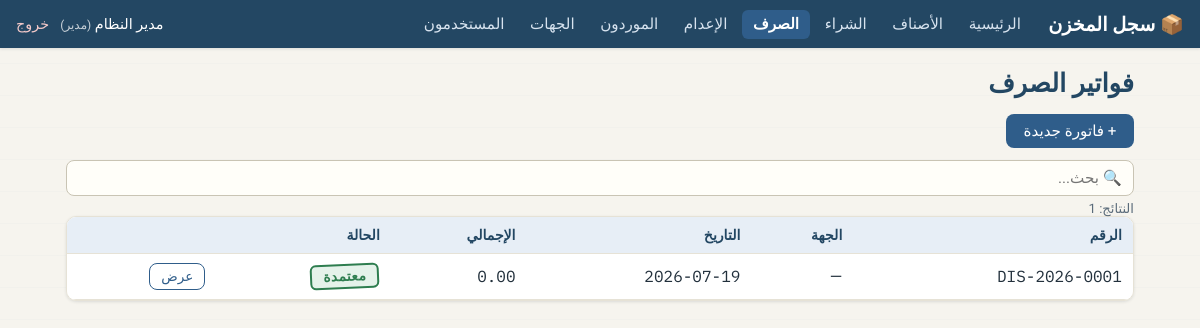
The app's page /disbursements (signed in) with its own data.
### tables this page shows
CREATE TABLE users (
    user_id         INTEGER PRIMARY KEY AUTOINCREMENT,
    username        TEXT NOT NULL UNIQUE,
    full_name       TEXT NOT NULL,
    password_hash   TEXT NOT NULL,
    role_id         INTEGER NOT NULL REFERENCES roles(role_id),
    is_active       INTEGER DEFAULT 1,
    created_at      DATETIME DEFAULT CURRENT_TIMESTAMP
);

CREATE TABLE roles (
    role_id                     INTEGER PRIMARY KEY AUTOINCREMENT,
    role_name                   TEXT NOT NULL UNIQUE,
    can_edit_prices             INTEGER DEFAULT 0,
    can_delete_items            INTEGER DEFAULT 0,
    can_approve_purchases       INTEGER DEFAULT 0,
    can_approve_disbursements   INTEGER DEFAULT 0,
    can_unapprove_invoices      INTEGER DEFAULT 0,  -- إلغاء اعتماد الفواتير المعتمدة لتعديلها
    can_approve_writeoffs       INTEGER DEFAULT 0,  -- اعتماد أذونات الإعدام
    can_manage_users            INTEGER DEFAULT 0
);

CREATE TABLE disbursement_invoices (
    invoice_id      INTEGER PRIMARY KEY AUTOINCREMENT,
    invoice_number  TEXT NOT NULL UNIQUE,
    customer_id     INTEGER REFERENCES customers(customer_id),
    invoice_date    DATE DEFAULT CURRENT_DATE,
    status          TEXT NOT NULL DEFAULT 'مسودة'
                    CHECK (status IN ('مسودة', 'معتمدة', 'ملغاة')),
    notes           TEXT,
    created_by      INTEGER REFERENCES users(user_id),
    approved_by     INTEGER REFERENCES users(user_id),
    approved_at     DATETIME,
    created_at      DATETIME DEFAULT CURRENT_TIMESTAMP
);

### routes/disbursement.py (the view)
@disbursement_bp.route("", endpoint="list")
@login_required
def list_disbursements():
    rows = disbursement_service.list_disbursement_invoices(get_db())
    return render_template("invoices_list.html", rows=rows, kind="disbursement",
                           title="فواتير الصرف")

### app.py (called while the page is built)
def _register_context_processors(app):
    @app.context_processor
    def inject_globals():
        from utils.auth import current_user
        return {"user": current_user(), "today": date.today().isoformat()}

### database.py (called while the page is built)
def get_db():
    if "db" not in g:
        g.db = sqlite3.connect(current_app.config["DB_PATH"])
        g.db.row_factory = sqlite3.Row
        g.db.execute("PRAGMA foreign_keys = ON")
    return g.db

### services/disbursement_service.py (called while the page is built)
def list_disbursement_invoices(db):
    return db.execute("SELECT p.*, c.customer_name AS supplier_name, (SELECT COALESCE(SUM(subtotal),0) FROM disbursement_details WHERE invoice_id=p.invoice_id) AS total FROM disbursement_invoices p LEFT JOIN customers c ON c.customer_id = p.customer_id ORDER BY p.invoice_id DESC").fetchall()

### utils/auth.py (called while the page is built)
def current_user():
    if "user_id" not in session:
        return None
    user = get_db().execute("""
        SELECT u.*, r.role_name,
               r.can_edit_prices, r.can_delete_items,
               r.can_approve_purchases, r.can_approve_disbursements,
               r.can_unapprove_invoices, r.can_approve_writeoffs, r.can_manage_users
        FROM users u
        JOIN roles r ON r.role_id = u.role_id
        WHERE u.user_id = ? AND u.is_active = 1
    """, (session["user_id"],)).fetchone()
    return user

### templates/invoices_list.html (shortened to what this page needs)
{% extends "base.html" %}
{% block content %}
<h1>{{ title }}</h1>
<div class="actions">
  <a class="btn" href="{{ url_for('purchases.new' if kind == 'purchase' else 'disbursement.new') }}">
    + فاتورة جديدة</a>
</div>
<input type="text" placeholder="🔍 بحث..."
       data-table-search="#invoices-table" data-search-count="#invoices-count">
<div class="search-count" id="invoices-count">النتائج: {{ rows|length }}</div>
<div class="table-wrap">
<table id="invoices-table">
  <thead>
    <tr><th>الرقم</th><th>{{ 'المورد' if kind == 'purchase' else 'الجهة' }}</th>
        <th>التاريخ</th><th class="num">الإجمالي</th><th>الحالة</th><th></th></tr>
  </thead>
  <tbody>
    {% for r in rows %}
    <tr data-search-text="{{ r['invoice_number'] }} {{ r['supplier_name'] or '' }} {{ r['status'] }}">
      <td class="num">{{ r['invoice_number'] }}</td>
      <td>{{ r['supplier_name'] or '—' }}</td>
      <td class="num">{{ r['invoice_date'] }}</td>
      <td class="num">{{ '%.2f'|format(r['total']) }}</td>
      <td>
        <span class="stamp {{ 'stamp-draft' if r['status'] == 'مسودة'
                              else 'stamp-approved' if r['status'] == 'معتمدة'
                              else 'stamp-cancelled' }}">{{ r['status'] }}</span>
      </td>
      <td><a class="btn btn-sm btn-ghost"
             href="{{ url_for('purchases.view' if kind == 'purchase' else 'disbursement.view', invoice_id=r['invoice_id']) }}">عرض</a></td>
    </tr>
    {% endfor %}
  </tbody>
</table>
</div>
{% endblock %}

### templates/base.html (shortened to what this page needs)
<!DOCTYPE html>
<html lang="ar" dir="rtl">
<head>
<link rel="stylesheet" href="{{ url_for('static', filename='style.css') }}">
</head>
<body>
{% if user %}
<header class="topbar">
  <div class="brand">📦 سجل المخزن</div>
  <nav>
    <a href="{{ url_for('dashboard.index') }}" class="{{ 'active' if request.endpoint == 'dashboard.index' }}">الرئيسية</a>
    <a href="{{ url_for('items.list') }}" class="{{ 'active' if request.endpoint and request.endpoint.startswith('item') }}">الأصناف</a>
    <a href="{{ url_for('purchases.list') }}" class="{{ 'active' if request.endpoint and request.endpoint.startswith('purchase') }}">الشراء</a>
    <a href="{{ url_for('disbursement.list') }}" class="{{ 'active' if request.endpoint and request.endpoint.startswith('disbursement') }}">الصرف</a>
    <a href="{{ url_for('writeoff.list') }}" class="{{ 'active' if request.endpoint and request.endpoint.startswith('writeoff') }}">الإعدام</a>
    <a href="{{ url_for('suppliers.index') }}" class="{{ 'active' if request.endpoint == 'suppliers.index' }}">الموردون</a>
    <a href="{{ url_for('customers.index') }}" class="{{ 'active' if request.endpoint == 'customers.index' }}">الجهات</a>
    {% if user['can_manage_users'] %}
    <a href="{{ url_for('users.index') }}" class="{{ 'active' if request.endpoint == 'users.index' }}">المستخدمون</a>
    {% endif %}
  </nav>
  <div class="user-box">
    <span>{{ user['full_name'] }} <small>({{ user['role_name'] }})</small></span>
    <a href="{{ url_for('auth.logout') }}" class="logout">خروج</a>
  </div>
</header>
{% endif %}
<main class="container">
  {% block content %}{% endblock %}
</main>
</body>
</html>

### static/style.css (style rules this page uses)
:root { --paper: #f6f4ee; --paper-line: #e6e2d6; --ink: #22303c; --ink-soft: #5a6b7a; --primary: #2f5d8a; --primary-dark: #234763; --primary-soft: #e7eef6; --ok: #2e7d4f; --ok-soft: #e5f2ea; --warn: #b07a1e; --warn-soft: #faf0da; --danger: #b03a3a; --danger-soft: #f9e7e7; --orange: #c9631c; --orange-soft: #fbe9dc; --purple: #6f4fa8; --purple-soft: #ece6f6; --yellow: #b89b1a; --yellow-soft: #faf6dc; --radius: 10px; --shadow: 0 1px 3px rgba(34,48,60,.12); --mono: 'IBM Plex Mono', monospace; }
* { box-sizing: border-box; margin: 0; }
body { font-family: 'IBM Plex Sans Arabic', sans-serif; background: var(--paper); background-image: repeating-linear-gradient(transparent, transparent 31px, rgba(47,93,138,.045) 32px); color: var(--ink); min-height: 100vh; }
h1, h2, h3 { font-family: 'El Messiri', sans-serif; color: var(--primary-dark); }
h1 { font-size: 1.6rem; margin-bottom: 1rem; }
a { color: var(--primary); }
.topbar { background: var(--primary-dark); color: #fff; display: flex; align-items: center; gap: 1rem; padding: .6rem 1rem; flex-wrap: wrap; box-shadow: var(--shadow); }
.brand { font-family: 'El Messiri', sans-serif; font-size: 1.2rem; font-weight: 700; }
.topbar nav { display: flex; gap: .2rem; flex-wrap: wrap; flex: 1; }
.topbar nav a { color: #d7e3ef; text-decoration: none; padding: .35rem .7rem; border-radius: 6px; font-size: .95rem; }
.topbar nav a.active { background: var(--primary); color: #fff; font-weight: 600; }
.user-box { display: flex; align-items: center; gap: .7rem; font-size: .9rem; }
.user-box small { opacity: .75; }
.logout { color: #f3c9c9; text-decoration: none; }
.container { max-width: 1100px; margin: 1.2rem auto; padding: 0 1rem; }
table { width: 100%; border-collapse: collapse; background: #fff; }
th, td { padding: .55rem .7rem; text-align: right; border-bottom: 1px solid var(--paper-line); }
th { background: var(--primary-soft); color: var(--primary-dark); font-size: .88rem; }
td.num, th.num { font-family: var(--mono); }
.table-wrap { overflow-x: auto; border: 1px solid var(--paper-line); border-radius: var(--radius); box-shadow: var(--shadow); }
.stamp { display: inline-block; padding: .15rem .7rem; font-family: 'El Messiri', sans-serif; font-weight: 700; font-size: .85rem; border: 2.5px double; border-radius: 6px; transform: rotate(-2.5deg); letter-spacing: .5px; }
.stamp-approved { color: var(--ok); border-color: var(--ok); background: var(--ok-soft); }
input, select, textarea { width: 100%; padding: .5rem .7rem; border: 1px solid #c9c4b4; border-radius: 8px; font-family: inherit; font-size: .95rem; background: #fffef9; }
.btn { display: inline-block; padding: .5rem 1.1rem; border: none; border-radius: 8px; background: var(--primary); color: #fff; font-family: inherit; font-size: .95rem; cursor: pointer; text-decoration: none; }
.btn-ghost { background: transparent; color: var(--primary); border: 1px solid var(--primary); }
.btn-sm { padding: .3rem .7rem; font-size: .85rem; }
.actions { display: flex; gap: .5rem; flex-wrap: wrap; align-items: center; margin: .8rem 0; }
.search-count { font-size: .82rem; color: var(--ink-soft); margin-top: .3rem; }

### records on screen
users: full_name "مدير النظام"
roles: role_name "مدير"
disbursement_invoices: invoice_number "DIS-2026-0001", r "—", invoice_date "2026-07-19", total "0.00", status "معتمدة"

### other values on screen
{{ title }} "فواتير الصرف"
{{ rows|length }} "1"
{{ 'المورد' if kind == 'purchase' else 'الجهة' }} "الجهة"
